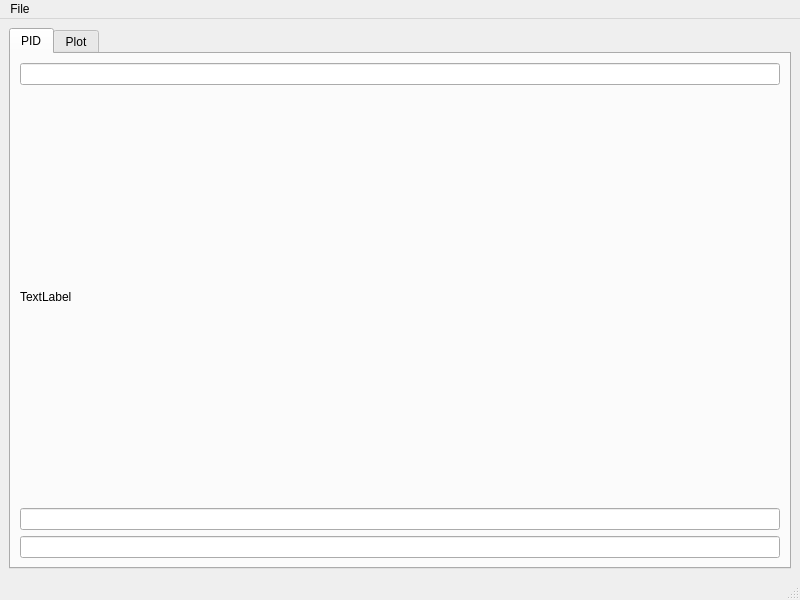
<?xml version="1.0" encoding="UTF-8"?>
<ui version="4.0">
 <class>MainWindow</class>
 <widget class="QMainWindow" name="MainWindow">
  <property name="geometry">
   <rect>
    <x>0</x>
    <y>0</y>
    <width>800</width>
    <height>600</height>
   </rect>
  </property>
  <property name="windowTitle">
   <string>MainWindow</string>
  </property>
  <property name="autoFillBackground">
   <bool>false</bool>
  </property>
  <widget class="QWidget" name="centralwidget">
   <layout class="QVBoxLayout" name="verticalLayout_2">
    <item>
     <widget class="QTabWidget" name="tabWidget">
      <property name="currentIndex">
       <number>0</number>
      </property>
      <widget class="QWidget" name="tab_1">
       <attribute name="title">
        <string>PID</string>
       </attribute>
       <layout class="QVBoxLayout" name="verticalLayout">
        <item>
         <widget class="QLineEdit" name="lineEdit"/>
        </item>
        <item>
         <widget class="QLabel" name="label">
          <property name="text">
           <string>TextLabel</string>
          </property>
         </widget>
        </item>
        <item>
         <widget class="QLineEdit" name="lineEdit_2"/>
        </item>
        <item>
         <widget class="QLineEdit" name="lineEdit_3"/>
        </item>
       </layout>
      </widget>
      <widget class="QWidget" name="tab_3">
       <attribute name="title">
        <string>Plot</string>
       </attribute>
      </widget>
     </widget>
    </item>
   </layout>
  </widget>
  <widget class="QMenuBar" name="menubar">
   <property name="geometry">
    <rect>
     <x>0</x>
     <y>0</y>
     <width>800</width>
     <height>25</height>
    </rect>
   </property>
   <property name="autoFillBackground">
    <bool>true</bool>
   </property>
   <property name="defaultUp">
    <bool>false</bool>
   </property>
   <property name="nativeMenuBar">
    <bool>false</bool>
   </property>
   <widget class="QMenu" name="menuFile">
    <property name="title">
     <string>File</string>
    </property>
    <addaction name="actionOpen"/>
   </widget>
   <addaction name="menuFile"/>
  </widget>
  <widget class="QStatusBar" name="statusbar"/>
  <action name="actionOpen">
   <property name="checkable">
    <bool>true</bool>
   </property>
   <property name="text">
    <string>Open</string>
   </property>
  </action>
 </widget>
 <resources/>
 <connections/>
</ui>
